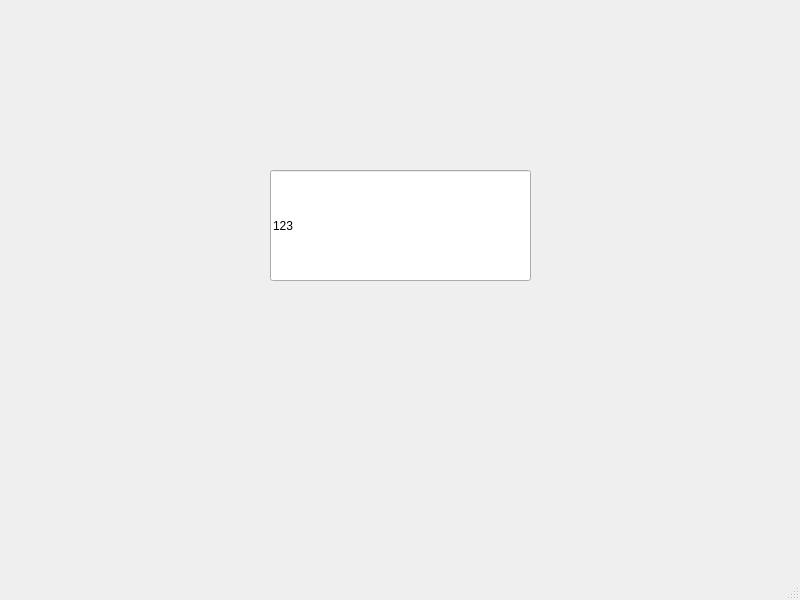
<?xml version="1.0" encoding="UTF-8"?>
<ui version="4.0">
 <class>MainWindow</class>
 <widget class="QMainWindow" name="MainWindow">
  <property name="geometry">
   <rect>
    <x>0</x>
    <y>0</y>
    <width>800</width>
    <height>600</height>
   </rect>
  </property>
  <property name="windowTitle">
   <string>MainWindow</string>
  </property>
  <widget class="QWidget" name="centralwidget">
   <widget class="QLineEdit" name="lineEdit">
    <property name="geometry">
     <rect>
      <x>270</x>
      <y>170</y>
      <width>261</width>
      <height>111</height>
     </rect>
    </property>
    <property name="text">
     <string>123</string>
    </property>
    <property name="frame">
     <bool>true</bool>
    </property>
    <property name="echoMode">
     <enum>QLineEdit::Normal</enum>
    </property>
   </widget>
  </widget>
  <widget class="QMenuBar" name="menubar">
   <property name="geometry">
    <rect>
     <x>0</x>
     <y>0</y>
     <width>800</width>
     <height>37</height>
    </rect>
   </property>
  </widget>
  <widget class="QStatusBar" name="statusbar"/>
 </widget>
 <resources/>
 <connections/>
</ui>
